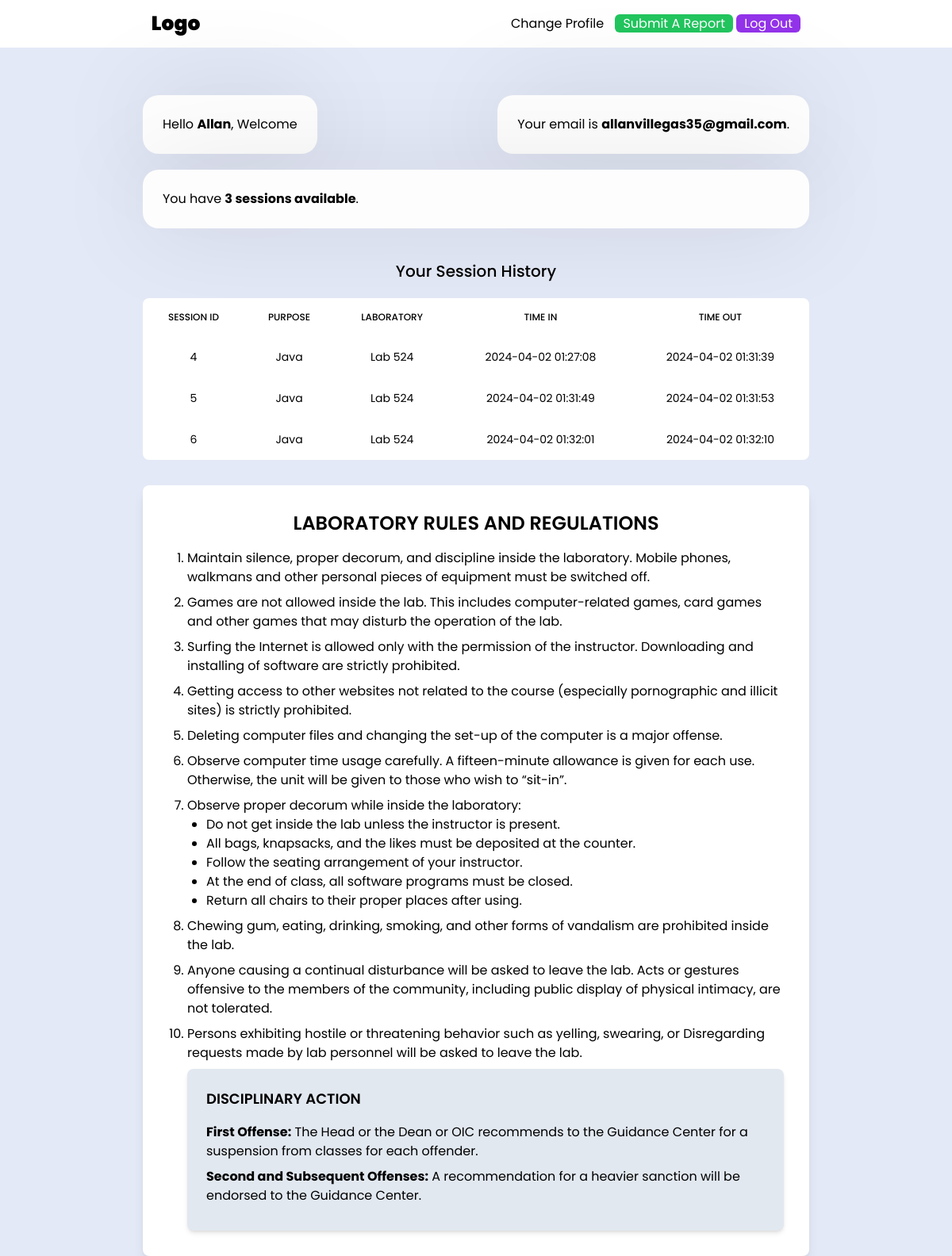
/home.php (signed in), run on an earlier commit of the app's database.
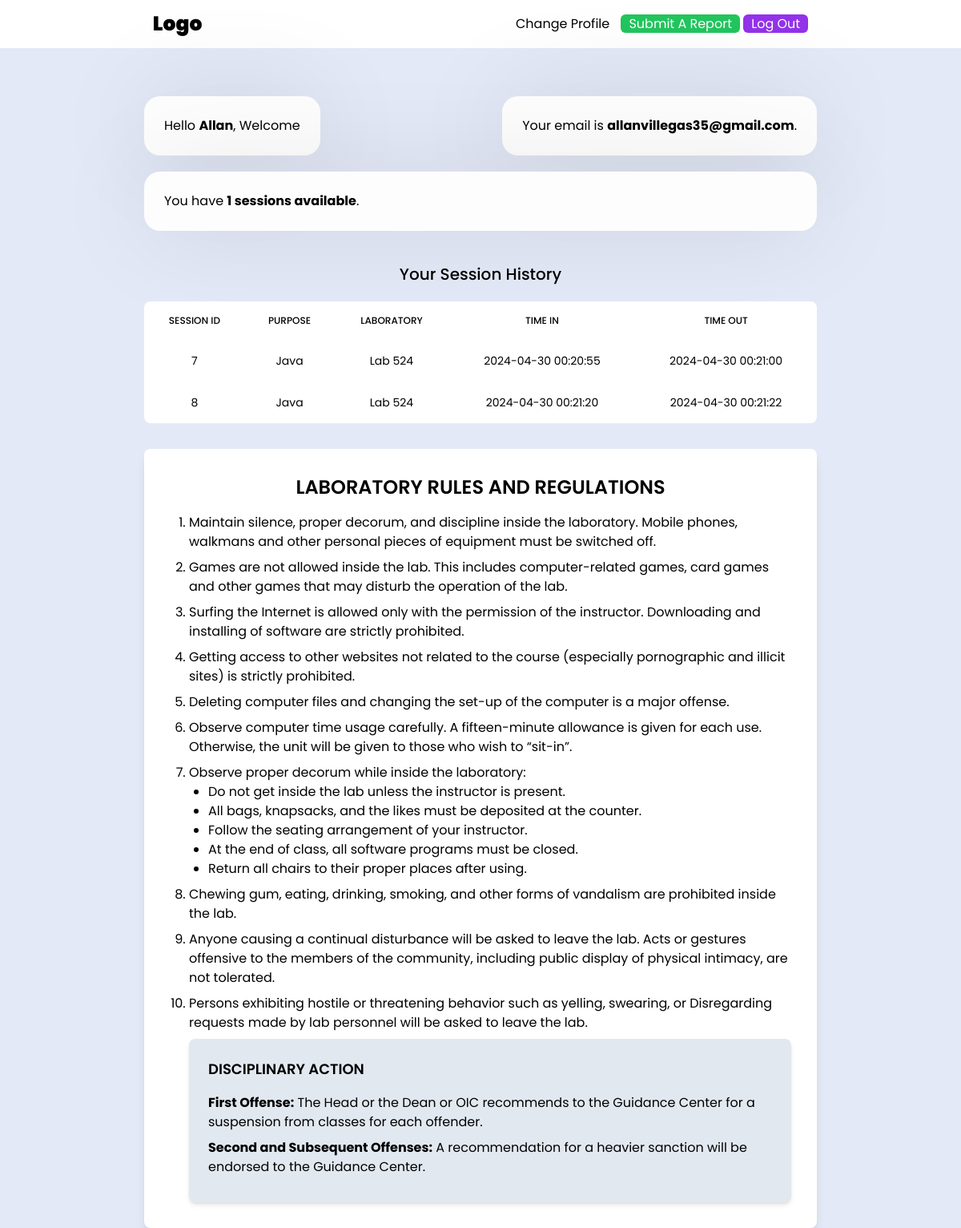
And on a later commit of the database.
### tables this page shows
CREATE TABLE `student` (
  `id` int(11) NOT NULL,
  `email` varchar(80) NOT NULL,
  `idno` int(20) NOT NULL,
  `fname` varchar(80) NOT NULL,
  `mname` varchar(80) NOT NULL,
  `lname` varchar(80) NOT NULL,
  `age` int(20) NOT NULL,
  `gender` varchar(80) NOT NULL,
  `contact` int(20) NOT NULL,
  `address` varchar(80) NOT NULL,
  `password` varchar(80) NOT NULL,
  `cpassword` varchar(80) NOT NULL,
  `sessions` int(11) DEFAULT 30
);

CREATE TABLE `sessions` (
  `session_id` int(11) NOT NULL,
  `student_id` int(11) NOT NULL,
  `time_out` datetime DEFAULT NULL,
  `time_in` datetime NOT NULL DEFAULT current_timestamp(),
  `laboratory` varchar(254) NOT NULL,
  `purpose` varchar(254) NOT NULL
);

### home.php (the view, shortened to what this page needs)
<?php
   include("config.php");
   $id = $_SESSION['id'];
   $students= [];
   $query = "SELECT * FROM sessions INNER JOIN student ON student.id = sessions.student_id WHERE student.id = '$id' AND time_out IS NOT NULL ORDER BY time_out ASC";
   $result = $con->query($query);
    if ($result->num_rows > 0) {
        while($row = $result->fetch_assoc()) {
            $students[] = $row;
        }
    }
    $results = $con->query("SELECT * FROM student WHERE id ='$id'");
    if($results->num_rows > 0){
        $row = $results->fetch_assoc();
        $sessions = $row['sessions'];
    }
?>
<!DOCTYPE html>
<html lang="en">
<head>
    <link rel="stylesheet" href="style.css">
     <script src="https://cdn.tailwindcss.com"></script>
</head>
<body>
    <div class="nav">
        <div class="logo">
            <p><a href="home.php">Logo</a> </p>
        </div>
        <div class="right-links">
            <?php
            echo "<a href='edit.php'>Change Profile</a>";
            ?>
            <a  href="./report.php" class="p-3 text-white bg-green-500 rounded-md ">Submit A Report</a>
            <a href="logout.php" class="bg-purple-600 text-white cursor-pointer rounded-md "> Log Out </a>
        </div>
    </div>
    <main>
       <div class="main-box top">
          <div class="top">
            <div class="box">
                <p>Hello <b><?php echo $_SESSION['fname'] ?></b>, Welcome</p>
            </div>
            <div class="box">
                <p>Your email is <b><?php echo $_SESSION['valid'] ?></b>.</p>
            </div>
          </div>
          <div class="bottom">
            <div class="box">
                <p>You have <b><?php echo $sessions; ?> sessions available</b>.</p>
            </div>
          </div>
          <h1 class="mt-10 text-center text-xl font-medium">Your Session History</h1>
           <table class="mt-5 w-full text-sm text-left rtl:text-right text-white rounded-lg overflow-hidden">
                <thead class="text-xs text-black bg-white uppercase rounded-md">
                    <tr>
                        <th class="border px-4 py-4 font-medium border-none  text-center">SESSION ID</th>
                        <th class="border px-4 py-4 font-medium border-none  text-center">PURPOSE</th>
                        <th class="border px-4 py-4 font-medium border-none  text-center">LABORATORY</th>
                        <th class="border px-4 py-4 font-medium border-none  text-center">TIME IN</th>
                        <th class="border px-4 py-4 font-medium border-none  text-center">TIME OUT</th>
                    </tr>
                </thead>
                <tbody id="tbody" class="relative">
                <?php
            foreach ($students as $student) {
                   echo '<tr class="bg-white text-black">
                                <td class="border px-4 py-4 border-none text-center text-xs md:text-sm text-black">'.$student['session_id'].'</td>
                                 <td class="border px-4 py-4 border-none text-center text-xs md:text-sm text-black">'.$student['purpose'].'</td>
                                <td class="border px-4 py-4 border-none text-center text-xs md:text-sm text-black">'.$student['laboratory'].'</td>
                                <td class="border px-4 py-4 border-none text-center text-xs md:text-sm text-black">'.$student['time_in'].'</td>
                                <td class="border px-4 py-4 border-none text-center text-xs md:text-sm text-black">'.$student['time_out'].'</td>
                                </tr>';
                }
            ?>
                </tbody>
            </table>
            <div class=" mt-8 bg-white rounded-lg shadow-lg p-8  w-full">
        <h2 class="text-2xl font-semibold mb-4 text-center">LABORATORY RULES AND REGULATIONS</h2>
        <ol class="list-decimal pl-6">
            <li class="mb-2">Maintain silence, proper decorum, and discipline inside the laboratory. Mobile phones, walkmans and other personal pieces of equipment must be switched off.</li>
            <li class="mb-2">Games are not allowed inside the lab. This includes computer-related games, card games and other games that may disturb the operation of the lab.</li>
            <li class="mb-2">Surfing the Internet is allowed only with the permission of the instructor. Downloading and installing of software are strictly prohibited.</li>
            <li class="mb-2">Getting access to other websites not related to the course (especially pornographic and illicit sites) is strictly prohibited.</li>
            <li class="mb-2">Deleting computer files and changing the set-up of the computer is a major offense.</li>
            <li class="mb-2">Observe computer time usage carefully. A fifteen-minute allowance is given for each use. Otherwise, the unit will be given to those who wish to “sit-in”.</li>
            <li class="mb-2">Observe proper decorum while inside the laboratory:
                <ol class="list-disc pl-6">
                    <li>Do not get inside the lab unless the instructor is present.</li>
                    <li>All bags, knapsacks, and the likes must be deposited at the counter.</li>
                    <li>Follow the seating arrangement of your instructor.</li>
                    <li>At the end of class, all software programs must be closed.</li>
                    <li>Return all chairs to their proper places after using.</li>
                </ol>
            </li>
            <li class="mb-2">Chewing gum, eating, drinking, smoking, and other forms of vandalism are prohibited inside the lab.</li>
            <li class="mb-2">Anyone causing a continual disturbance will be asked to leave the lab. Acts or gestures offensive to the members of the community, including public display of physical intimacy, are not tolerated.</li>
            <li class="mb-2">Persons exhibiting hostile or threatening behavior such as yelling, swearing, or Disregarding requests made by lab personnel will be asked to leave the lab.</li>
            <div class="bg-slate-200 p-6 rounded-lg shadow-md">
            <h2 class="text-lg font-semibold mb-4">DISCIPLINARY ACTION</h2>
            <p class="mb-2"><strong>First Offense:</strong> The Head or the Dean or OIC recommends to the Guidance Center for a suspension from classes for each offender.</p>
            <p class="mb-2"><strong>Second and Subsequent Offenses:</strong> A recommendation for a heavier sanction will be endorsed to the Guidance Center.</p>
        </div>
        </ol>
    </div>
       </div>
    </main>
</body>
</html>

### style.css (style rules this page uses)
* { padding: 0; margin: 0; box-sizing: border-box; font-family: 'Poppins',sans-serif; }
body { background: #e4e9f7; }
.box { background: #fdfdfd; display: flex; flex-direction: column; padding: 25px 25px; border-radius: 20px; box-shadow: 0 0 128px 0 rgba(0,0,0,0.1), 0 32px 64px -48px rgba(0,0,0,0.5); }
.nav { background: #fff; display: flex; flex-direction: row; justify-content: space-around; line-height: 60px; z-index: 100; }
.logo { font-size: 25px; font-weight: 900; }
.logo a { text-decoration: none; color: #000; }
.right-links a { padding: 0 10px; }
main { display: flex; align-items: center; justify-content: center; margin-top: 60px; }
.main-box { display: flex; flex-direction: column; width: 70%; }
.main-box .top { display: flex; flex-direction: row; justify-content: space-between; }
.bottom { width: 100%; margin-top: 20px; }

What changed in the data, as far as the page shows it:
removed sessions: session_id "4", purpose "Java", laboratory "Lab 524", time_in "2024-04-02 01:27:08", time_out "2024-04-02 01:31:39"
removed sessions: session_id "5", purpose "Java", laboratory "Lab 524", time_in "2024-04-02 01:31:49", time_out "2024-04-02 01:31:53"
removed sessions: session_id "6", purpose "Java", laboratory "Lab 524", time_in "2024-04-02 01:32:01", time_out "2024-04-02 01:32:10"
changed student: sessions "3" → "1"
added sessions: session_id "7", purpose "Java", laboratory "Lab 524", time_in "2024-04-30 00:20:55", time_out "2024-04-30 00:21:00"
added sessions: session_id "8", purpose "Java", laboratory "Lab 524", time_in "2024-04-30 00:21:20", time_out "2024-04-30 00:21:22"
